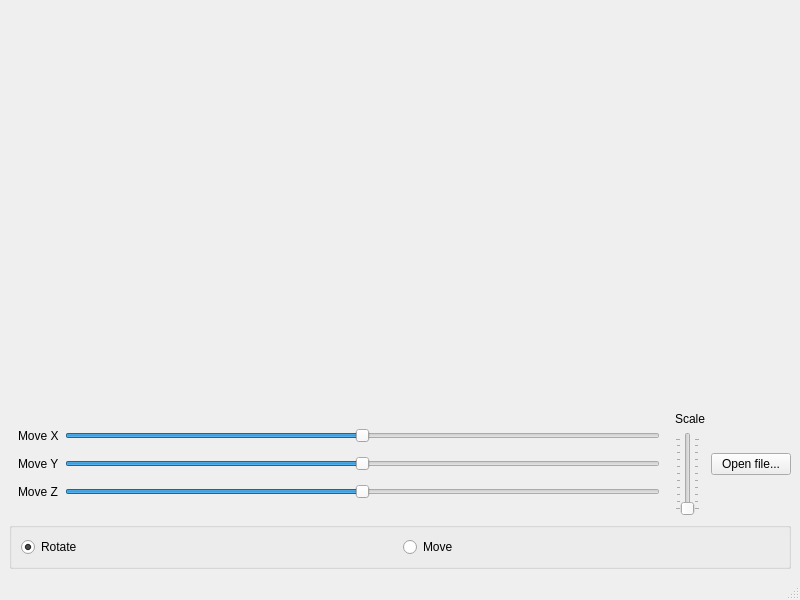
<?xml version="1.0" encoding="UTF-8"?>
<ui version="4.0">
 <class>MainWindow</class>
 <widget class="QMainWindow" name="MainWindow">
  <property name="geometry">
   <rect>
    <x>0</x>
    <y>0</y>
    <width>800</width>
    <height>600</height>
   </rect>
  </property>
  <property name="windowTitle">
   <string>MainWindow</string>
  </property>
  <widget class="QWidget" name="centralwidget">
   <property name="sizePolicy">
    <sizepolicy hsizetype="Preferred" vsizetype="Preferred">
     <horstretch>0</horstretch>
     <verstretch>2</verstretch>
    </sizepolicy>
   </property>
   <layout class="QVBoxLayout" name="verticalLayout">
    <item>
     <widget class="OGLWidget" name="oglwidget" native="true">
      <property name="sizePolicy">
       <sizepolicy hsizetype="Preferred" vsizetype="Preferred">
        <horstretch>0</horstretch>
        <verstretch>1</verstretch>
       </sizepolicy>
      </property>
     </widget>
    </item>
    <item>
     <layout class="QHBoxLayout" name="horizontalLayout" stretch="0,0,0">
      <item>
       <widget class="QStackedWidget" name="stackedWidget">
        <property name="currentIndex">
         <number>1</number>
        </property>
        <widget class="QWidget" name="page">
         <layout class="QHBoxLayout" name="horizontalLayout_2">
          <item>
           <layout class="QGridLayout" name="gridLayout_3">
            <item row="0" column="1">
             <widget class="QSlider" name="sliderX">
              <property name="maximum">
               <number>360</number>
              </property>
              <property name="pageStep">
               <number>1</number>
              </property>
              <property name="orientation">
               <enum>Qt::Horizontal</enum>
              </property>
             </widget>
            </item>
            <item row="1" column="1">
             <widget class="QSlider" name="SliderY">
              <property name="maximum">
               <number>360</number>
              </property>
              <property name="pageStep">
               <number>1</number>
              </property>
              <property name="orientation">
               <enum>Qt::Horizontal</enum>
              </property>
             </widget>
            </item>
            <item row="0" column="0">
             <widget class="QLabel" name="label">
              <property name="text">
               <string>Rotate X</string>
              </property>
             </widget>
            </item>
            <item row="1" column="0">
             <widget class="QLabel" name="label_2">
              <property name="text">
               <string>Rotate Y</string>
              </property>
             </widget>
            </item>
            <item row="2" column="0">
             <widget class="QLabel" name="label_3">
              <property name="text">
               <string>Rotate Z</string>
              </property>
             </widget>
            </item>
            <item row="2" column="1">
             <widget class="QSlider" name="SliderZ">
              <property name="maximum">
               <number>360</number>
              </property>
              <property name="pageStep">
               <number>1</number>
              </property>
              <property name="orientation">
               <enum>Qt::Horizontal</enum>
              </property>
             </widget>
            </item>
           </layout>
          </item>
         </layout>
        </widget>
        <widget class="QWidget" name="page_2">
         <layout class="QGridLayout" name="gridLayout">
          <item row="2" column="0">
           <widget class="QLabel" name="label_7">
            <property name="text">
             <string>Move Z</string>
            </property>
           </widget>
          </item>
          <item row="1" column="0">
           <widget class="QLabel" name="label_6">
            <property name="text">
             <string>Move Y</string>
            </property>
           </widget>
          </item>
          <item row="0" column="0">
           <widget class="QLabel" name="label_5">
            <property name="text">
             <string>Move X</string>
            </property>
           </widget>
          </item>
          <item row="0" column="1">
           <widget class="QSlider" name="sliderMoveX">
            <property name="minimum">
             <number>-20</number>
            </property>
            <property name="maximum">
             <number>20</number>
            </property>
            <property name="orientation">
             <enum>Qt::Horizontal</enum>
            </property>
           </widget>
          </item>
          <item row="1" column="1">
           <widget class="QSlider" name="sliderMoveY">
            <property name="minimum">
             <number>-20</number>
            </property>
            <property name="maximum">
             <number>20</number>
            </property>
            <property name="orientation">
             <enum>Qt::Horizontal</enum>
            </property>
           </widget>
          </item>
          <item row="2" column="1">
           <widget class="QSlider" name="sliderMoveZ">
            <property name="minimum">
             <number>-20</number>
            </property>
            <property name="maximum">
             <number>20</number>
            </property>
            <property name="orientation">
             <enum>Qt::Horizontal</enum>
            </property>
           </widget>
          </item>
         </layout>
        </widget>
       </widget>
      </item>
      <item>
       <layout class="QVBoxLayout" name="verticalLayout_2">
        <item>
         <widget class="QLabel" name="label_4">
          <property name="text">
           <string>Scale</string>
          </property>
         </widget>
        </item>
        <item>
         <widget class="QSlider" name="verticalSlider">
          <property name="layoutDirection">
           <enum>Qt::LeftToRight</enum>
          </property>
          <property name="orientation">
           <enum>Qt::Vertical</enum>
          </property>
          <property name="tickPosition">
           <enum>QSlider::TicksBothSides</enum>
          </property>
         </widget>
        </item>
       </layout>
      </item>
      <item>
       <widget class="QPushButton" name="loadButton">
        <property name="text">
         <string>Open file...</string>
        </property>
       </widget>
      </item>
     </layout>
    </item>
    <item>
     <widget class="QGroupBox" name="groupBox">
      <property name="title">
       <string/>
      </property>
      <layout class="QHBoxLayout" name="horizontalLayout_3">
       <item>
        <widget class="QRadioButton" name="radioButton">
         <property name="text">
          <string>Rotate</string>
         </property>
         <property name="checked">
          <bool>true</bool>
         </property>
        </widget>
       </item>
       <item>
        <widget class="QRadioButton" name="radioButton_2">
         <property name="text">
          <string>Move</string>
         </property>
        </widget>
       </item>
      </layout>
     </widget>
    </item>
   </layout>
  </widget>
  <widget class="QMenuBar" name="menubar">
   <property name="geometry">
    <rect>
     <x>0</x>
     <y>0</y>
     <width>800</width>
     <height>22</height>
    </rect>
   </property>
  </widget>
  <widget class="QStatusBar" name="statusbar"/>
 </widget>
 <customwidgets>
  <customwidget>
   <class>OGLWidget</class>
   <extends>QWidget</extends>
   <header>oglwidget.h</header>
   <container>1</container>
  </customwidget>
 </customwidgets>
 <resources/>
 <connections/>
</ui>
